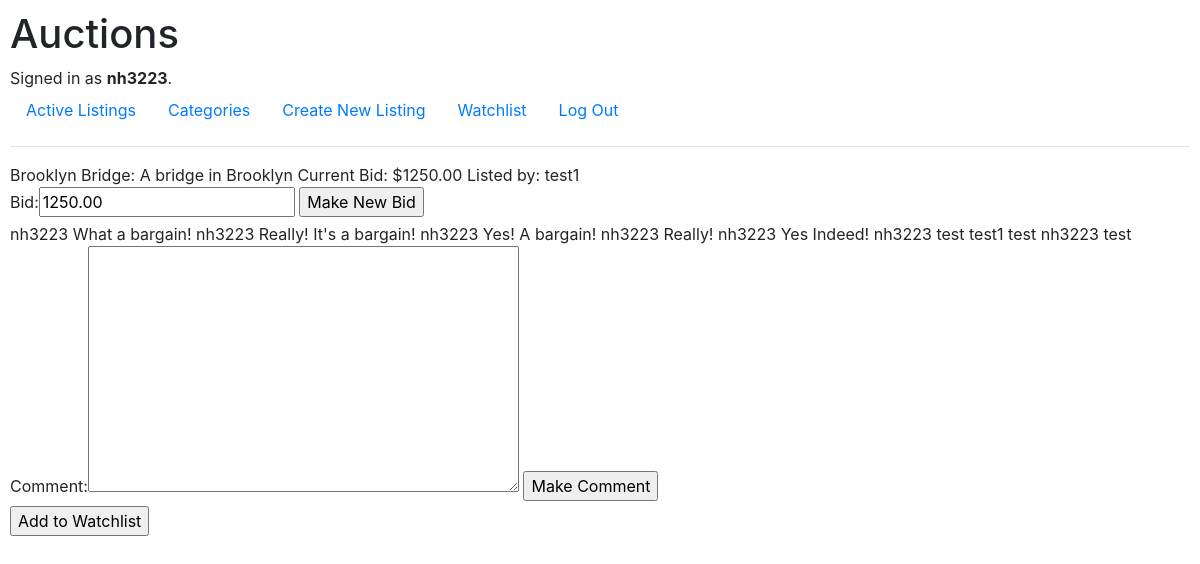
Screenshot of /1 (signed in) with the database file from the repository.
### auctions/models.py (models this page shows)
class User(AbstractUser):
    pass

class Listing(models.Model):
    title = models.CharField(max_length=64)
    description = models.CharField(max_length=512)
    starting_bid = models.DecimalField(max_digits=8, decimal_places=2)
    category = models.CharField(max_length=64, blank=True, null=True)
    current_bid = models.DecimalField(max_digits=8, decimal_places=2, blank=True, null=True)
    active = models.BooleanField(blank=True, null=True, default=True)
    lister = models.ForeignKey(User, on_delete=models.CASCADE, related_name='listed_items', blank=True, null=True, default=None)
    winner = models.ForeignKey(User, on_delete=models.CASCADE, related_name='won_items', blank=True, null=True, default=None)
    watcher = models.ManyToManyField(User, blank=True, related_name='watched_items')
    def __str__(self):
        return f'{self.title}: {self.description}\nCurrent Bid: ${self.current_bid}'

class Comment(models.Model):
    comment = models.CharField(max_length=512)
    user = models.ForeignKey(User, on_delete=models.CASCADE, related_name='comments')
    item = models.ForeignKey(Listing, on_delete=models.CASCADE, related_name='comments')

### auctions/views.py (the view)
# urls.py: path("<int:listing_id>", views.listing_view, name="listing_view"),
def listing_view(request, listing_id):
    listing = Listing.objects.get(pk=listing_id)
    return render(request, 'auctions/listing.html', get_listing_view_context(listing))

### auctions/forms.py
class BidForm(Form):
    bid = DecimalField()
    item = ModelChoiceField(queryset = Listing.objects.all(), widget=HiddenInput())

class CommentForm(Form):
    comment = CharField(widget=Textarea)
    item = ModelChoiceField(queryset = Listing.objects.all(), widget=HiddenInput())

### auctions/views.py (called while the page is built)
def get_listing_view_context(listing, message=None):
    comments = Comment.objects.filter(item=listing)
    return {
        'listing': listing,
        'comments': comments,
        'message': message,
        'bidform': BidForm(initial={'bid': listing.current_bid, 'item': listing}),
        'commentform': CommentForm(initial={'item': listing}),
        'closeform': CloseForm(initial={'item': listing}),
        'watchlistform': WatchlistForm(initial={'item': listing})
    }

### auctions/templates/auctions/listing.html (shortened to what this page needs)
{% extends "auctions/layout.html" %}
{% block body %}
    {{ listing }}
    Listed by: {{ listing.lister }}
    <form action="{% url 'bid' %}" method="POST">
        {{ bidform }}
        <input type="Submit" value="Make New Bid">
    </form>
    {% for comment in comments %}
        {{ comment.user }}
        {{ comment.comment }}
    {% empty %}
        No comments.
    {% endfor %}
    <form action ="{% url 'comment' %}" method="POST">
        {{ commentform }}
        <input type="Submit" value="Make Comment">
    </form>
    <form action ="{% url 'watchlist' %}" method="POST">
        <input type="Submit" value="Add to Watchlist">
    </form>
{% endblock %}

### auctions/templates/auctions/layout.html (shortened to what this page needs)
{% load static %}
<!DOCTYPE html>
<html lang="en">
    <head>
        <link rel="stylesheet" href="https://stackpath.bootstrapcdn.com/bootstrap/4.4.1/css/bootstrap.min.css">
        <link href="{% static 'auctions/styles.css' %}" rel="stylesheet">
    </head>
    <body>
        <h1>Auctions</h1>
        <div>
            {% if user.is_authenticated %}
                Signed in as <strong>{{ user.username }}</strong>.
            {% else %}
                Not signed in.
            {% endif %}
        </div>
        <ul class="nav">
            <li class="nav-item">
                <a class="nav-link" href="{% url 'index' %}">Active Listings</a>
            </li>
            <li class="nav-item">
                <a class="nav-link" href="{% url 'categories_view' %}">Categories</a>
            </li>
            {% if user.is_authenticated %}
                <li class="nav-item">
                    <a class="nav-link" href="{% url 'create' %}">Create New Listing</a>
                </li>
                <li class="nav-item">
                    <a class="nav-link" href="{% url 'watchlist_view' user.id %}">Watchlist</a>
                </li>
                <li class="nav-item">
                    <a class="nav-link" href="{% url 'logout' %}">Log Out</a>
                </li>
            {% endif %}
        </ul>
        <hr>
        {% block body %}
        {% endblock %}
    </body>
</html>

### auctions/static/auctions/styles.css (style rules this page uses)
body { padding: 10px; }

### rows the page displays
User: username "nh3223"
Listing: title+description+current_bid "Brooklyn Bridge: A bridge in Brooklyn Current Bid: $1250.00", lister "test1"
Comment: user "nh3223", comment "What a bargain!"
Comment: user "nh3223", comment "Really! It's a bargain!"
Comment: user "nh3223", comment "Yes! A bargain!"
Comment: user "nh3223", comment "Really!"
Comment: user "nh3223", comment "Yes Indeed!"
Comment: user "nh3223", comment "test"
Comment: user "test1", comment "test"
Comment: user "nh3223", comment "test"
